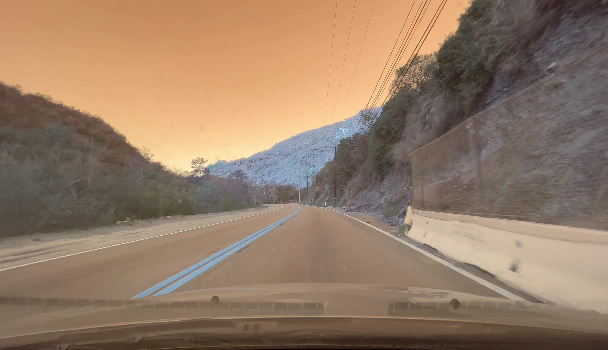
#> input picture assets/original.png, 608 x 350 px, given in place of gta_fp_day_highway_car.mp4, which was not available
$ jupyter execute road_lane.ipynb   (text cells are left out)
#> lines starting #> are read from the running program, lines starting #| are printed output that depends on the picture; after the words box and inside, x2 and y2 are one past the last pixel; in counts of white or black regions, pixels touching at a corner belong together; pictures that were not available may be replaced by others from this repository, and a replacement may not be noted
[cell 1]
import numpy as np
import cv2
import os
import math

import matplotlib.pyplot as plt
import matplotlib.image as mpimg

[cell 2]
video = cv2.VideoCapture('data/gta_fp_day_highway_car.mp4')

# Every time this is called displays the next frame untill the video is released
ret, frame = video.read()
#> frame is the input picture: shape (350, 608, 3); mean B, G, R 102.9, 123.8, 148.6

if ret:
    # Original Image import
    plt.imshow(frame)
    plt.show()

    # Gray and Gaussian Blur Filter
    gray = cv2.cvtColor(frame, cv2.COLOR_BGR2GRAY)
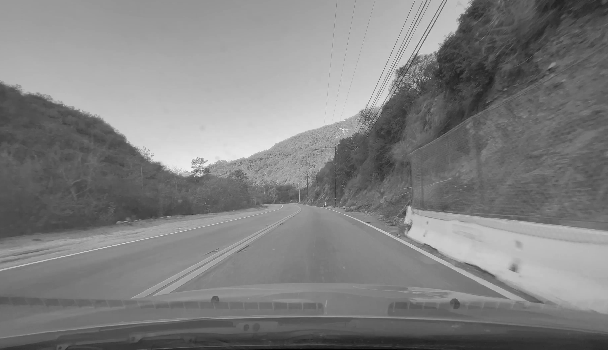
#> gray: shape (350, 608); min 4, max 246, mean 128.8
    blur = cv2.GaussianBlur(gray, (5, 5), 0)
    plt.imshow(blur, cmap='gray')
    plt.show()

    # Canny Edge Filter
    frame = cv2.Canny(blur, 100, 200)
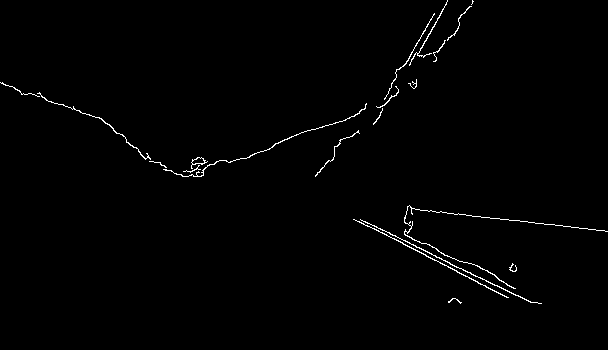
#> frame: shape (350, 608); 0.96% white in thin lines or dots, all inside (x1, y1, x2, y2) = (0, 0, 608, 304)
    plt.imshow(frame, cmap='gray')
    plt.show()

# Realeses the video loop
video.release()

[cell 3]
def resize(image):
    # Resizing image
    dim = (800, 600)
    image = cv2.resize(image, dim, interpolation = cv2.INTER_AREA)
    return image

[cell 4]
def canny(image):
    # Applying Canny edge detection (threshold values will have to be tweaked)
    image = cv2.Canny(image, threshold1=100, threshold2=130)
    return image

[cell 5]
def grey(image):
    # Processing to Grayscale (simpiler data)
    image = cv2.cvtColor(image, cv2.COLOR_BGR2GRAY)
    return image

[cell 6]
def blur(image):
    # Adding Gaussian Blur (much more effective when applied after edge detection)
    image = cv2.GaussianBlur(image, (5, 5), 0)
    return image

[cell 7]
def region(image):
    vertices = np.array([[1,500], [350,350], [450,350], [800,500]])

    mask = np.zeros_like(image)
    mask = cv2.fillPoly(mask, [vertices], 255)
    mask = cv2.bitwise_and(image, mask)

    return mask

[cell 8]
def hough_lines(image):
    # Find all lines
    lines = cv2.HoughLinesP(image, 1, np.pi/180, 180, np.array([]), 100, 5)
    return lines

[cell 9]
def make_points(image, average):
    slope, y_int = average
    y1 = image.shape[0]
    y2 = int(y1 * (3/5))
    x1 = int((y1 - y_int) // slope)
    x2 = int((y2 - y_int) // slope)
    return np.array([x1, y1, x2, y2])

[cell 10]
def average(image, lines):
    # Find average left and right lines
    left = []
    right = []
    for line in lines:
        x1, y1, x2, y2 = line.reshape(4)
        parameters = np.polyfit((x1, x2), (y1, y2), 1)
        slope = parameters[0]
        y_int = parameters[1]
        # (all images in OpenCV have inversed y-axes)
        if slope < 0:
            left.append((slope, y_int))
        else:
            right.append((slope, y_int))

    # Calculate average points
    right_avg = np.average(right, axis=0)
    left_avg = np.average(left, axis=0)
    left_line = make_points(image, left_avg)
    right_line = make_points(image, right_avg)

    return np.array([left_line, right_line])

[cell 11]
def draw_lines(image, lines):
    lines_image = np.zeros_like(image)
    if lines is not None:
        for line in lines:
            x1, y1, x2, y2 = line
            cv2.line(lines_image, (x1, y1), (x2, y2), [255,0,0], 10)
    return lines_image

[cell 12]
# Importing the video
video = cv2.VideoCapture('data/3.mov')

# Checking if video opened
if video.isOpened() == False:
    print('Error opening video file')

while video.isOpened():

    ret, frame = video.read()

    if ret:
        try:
            # Resizing image
            resized = resize(frame)
#> in resize, `image = cv2.resize(image, dim, interpolation = cv2.INTER_AREA)`:
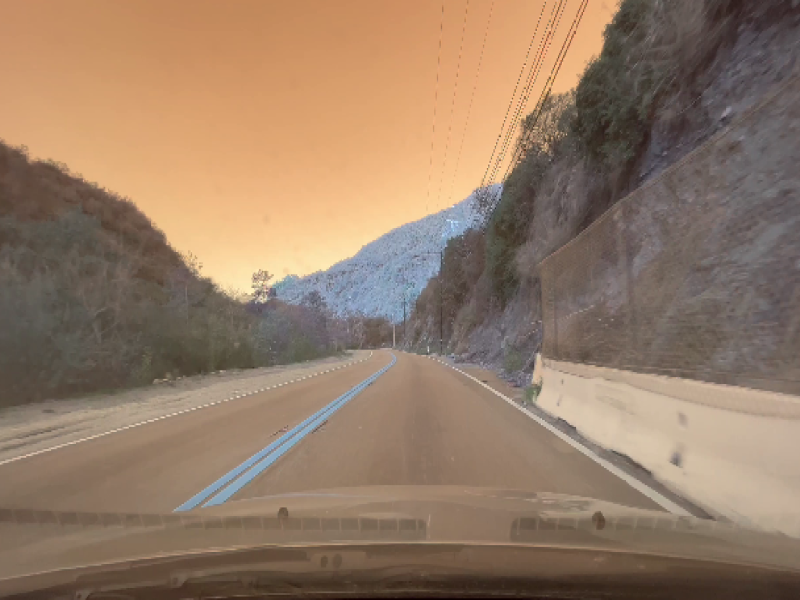
#> image: shape (600, 800, 3); mean of channels 0, 1, 2 102.9, 123.8, 148.6; drawn as B, G, R

            # Make copy
            frame_copy = np.copy(resized)

            # Greyscale
            greyed = grey(frame_copy)
#> in grey, `image = cv2.cvtColor(image, cv2.COLOR_BGR2GRAY)`:
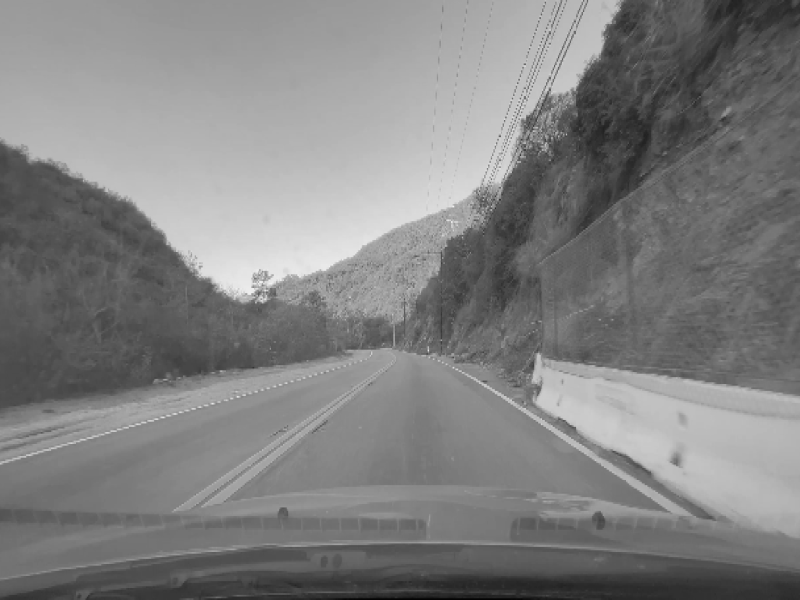
#> image: shape (600, 800); min 4, max 241, mean 128.8

            # Edge detection
            edges = canny(greyed)
#> in canny, `image = cv2.Canny(image, threshold1=100, threshold2=130)`:
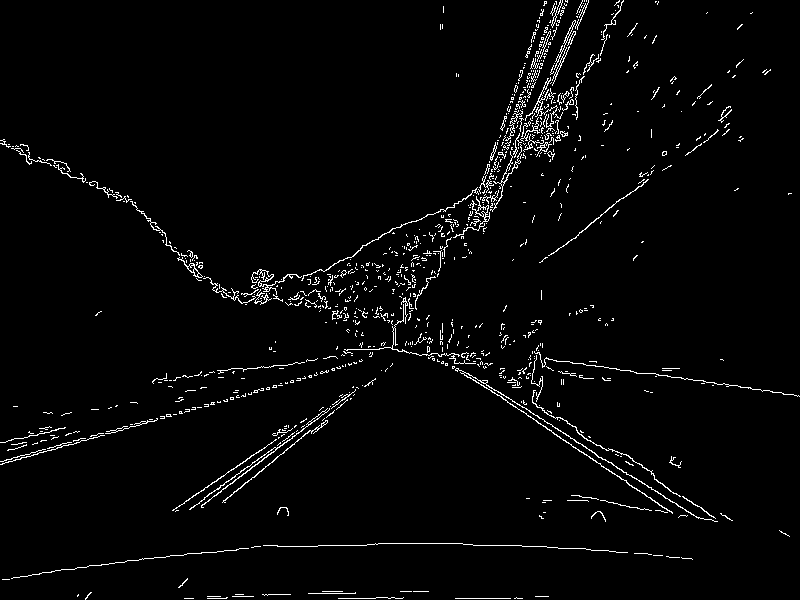
#> image: shape (600, 800); 2.6% white in thin lines or dots

            # Gaussian blur
            blured = blur(edges)
#> in blur, `image = cv2.GaussianBlur(image, (5, 5), 0)`:
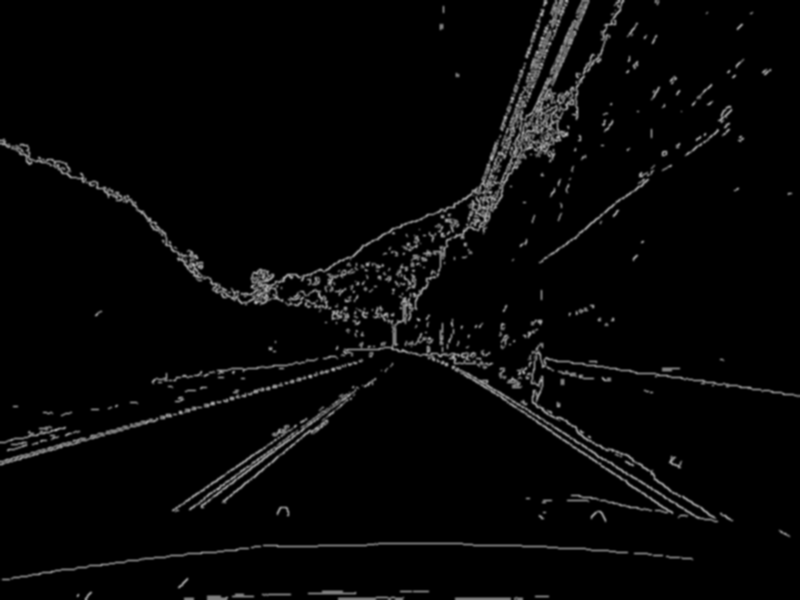
#> image: shape (600, 800); min 0, max 174, mean 6.7

            # Regionize
            isolated = region(blured)
#> in region, `mask = cv2.bitwise_and(image, mask)`:
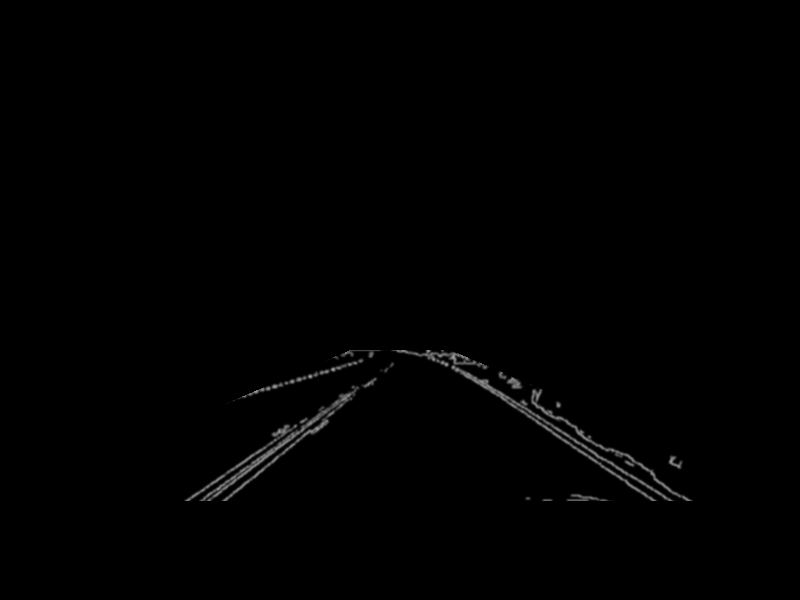
#> mask: shape (600, 800); min 0, max 166, mean 1.3

            # Apply HoughLines
            lines = hough_lines(isolated)
#> in hough_lines, `lines = cv2.HoughLinesP(image, 1, np.pi/180, 180, np.array([]), 100, 5)`: lines = 22 rows, first 6: [434, 351, 673, 500], [425, 350, 665, 500], [429, 350, 670, 500], [183, 500, 394, 363], [428, 350, 668, 500], [425, 351, 654, 500]

            # Averages of lines
            averaged_lines = average(frame_copy, lines)
#> the loop in average, `for line in lines:` made 22 passes
#> (x1, y1, x2, y2, slope, y_int) on passes 1 to 12: (434, 351, 673, 500, 0.623, 80.43), (425, 350, 665, 500, 0.625, 84.38), (429, 350, 670, 500, 0.622, 82.99), (183, 500, 394, 363, -0.649, 618.8), (428, 350, 668, 500, 0.625, 82.5), (425, 351, 654, 500, 0.651, 74.47), (426, 350, 667, 500, 0.622, 84.85), (187, 500, 394, 366, -0.647, 621.1), (469, 371, 597, 451, 0.625, 77.87), (183, 499, 362, 383, -0.648, 617.6), (189, 500, 377, 378, -0.649, 622.6), (185, 500, 394, 364, -0.651, 620.4)
#> after the loop in average, `for line in lines:`: left = [(-0.649, 618.8), (-0.647, 621.1), (-0.648, 617.6), (-0.649, 622.6), (-0.651, 620.4), (-0.702, 643.9), (-0.672, 632.4), (-0.722, 653.1), (-0.648, 616.5), (-0.777, 672.5), (-0.676, 634.5)]; right = [(0.623, 80.43), (0.625, 84.38), (0.622, 82.99), (0.625, 82.5), (0.651, 74.47), (0.622, 84.85), (0.625, 77.87), (0.621, 70.81), (0.622, 72.89), (0.646, 76.21), (0.627, 68.68)]
#> in average, `right_avg = np.average(right, axis=0)`: right_avg = [0.628, 77.83]
#> in average, `left_avg = np.average(left, axis=0)`: left_avg = [-0.676, 632.1]
#> in make_points, `slope, y_int = average`: slope = -0.676; y_int = 632.1
#> in make_points, `x1 = int((y1 - y_int) // slope)`: x1 = 47
#> in make_points, `x2 = int((y2 - y_int) // slope)`: x2 = 402
#> in average, `left_line = make_points(image, left_avg)`: left_line = [47, 600, 402, 360]
#> in average, `right_line = make_points(image, right_avg)`: right_line = [831, 600, 449, 360]
#> averaged_lines = [[47, 600, 402, 360], [831, 600, 449, 360]]

            # Display lines
            dark_lines = draw_lines(frame_copy, averaged_lines)
#> the loop in draw_lines, `for line in lines:` made 2 passes
#> after the loop in draw_lines, `for line in lines:`:
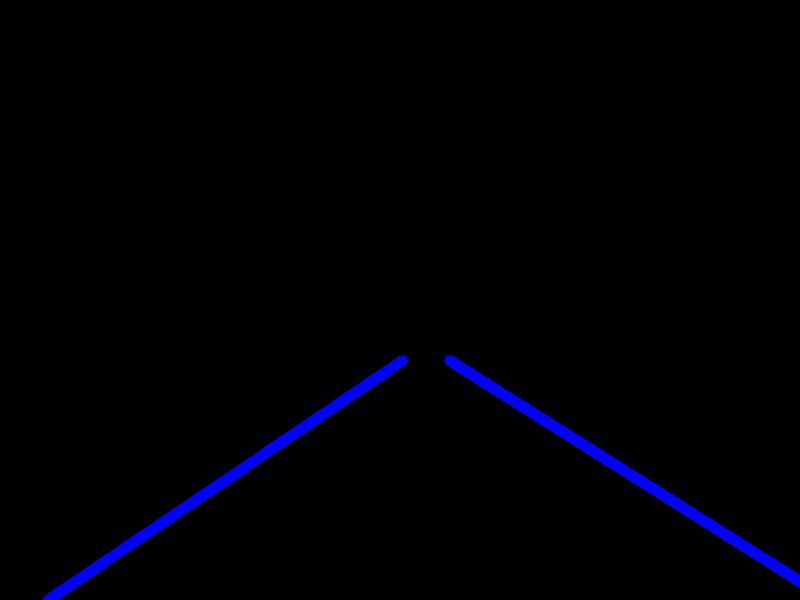
#> lines_image: shape (600, 800, 3); mean of channels 0, 1, 2 5, 0, 0; drawn as B, G, R
            lanes = cv2.addWeighted(frame_copy, 0.8, dark_lines, 1, 1)
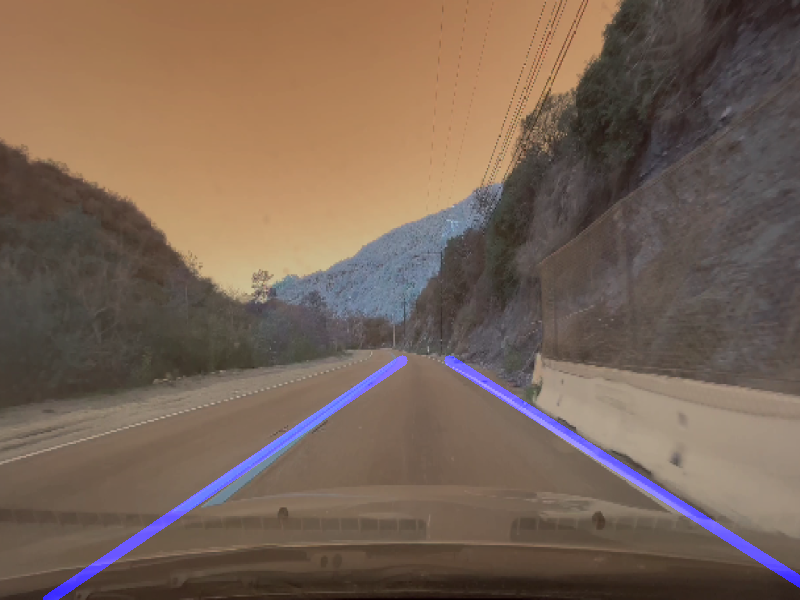
#> lanes: shape (600, 800, 3); mean of channels 0, 1, 2 86.3, 100, 119.9; drawn as B, G, R

            # Display Frame
            cv2.imshow('Frame', lanes)

            # Press Q on keyboard to  exit
            if cv2.waitKey(25) & 0xFF == ord('q'):
#> (key q is pressed here)
                break
        except:
            print('an element while processing the frame failed, passing to next frame')
            pass

    # Break the loop
    else:
        break

video.release()

# Closes all the frames
cv2.destroyAllWindows()
